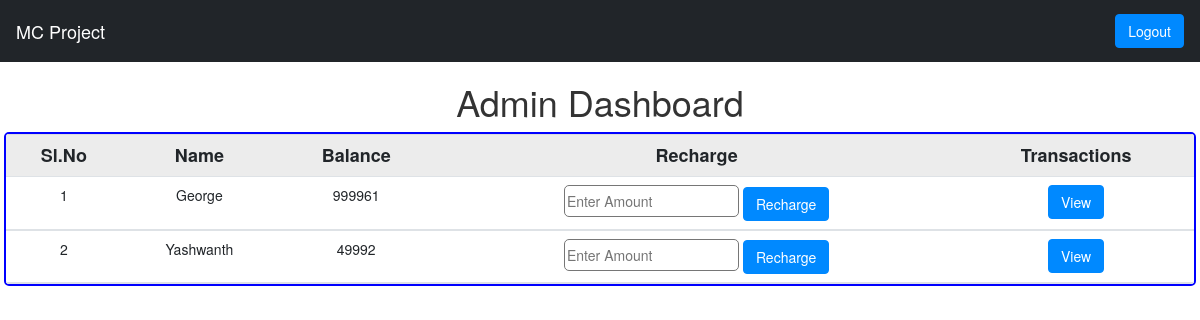
The app's page /dashboard/admindashboard.php (signed in) with its own data.
### tables this page shows
CREATE TABLE `customers` (
  `username` varchar(20) NOT NULL,
  `name` varchar(30) NOT NULL,
  `rfid` bigint(20) NOT NULL,
  `active` tinyint(1) DEFAULT NULL,
  `mail_id` varchar(30) DEFAULT NULL,
  `phone` int(11) DEFAULT NULL,
  `address` varchar(50) DEFAULT NULL,
  `city` varchar(20) DEFAULT NULL,
  `state` varchar(20) DEFAULT NULL,
  `pincode` int(11) DEFAULT NULL
);

### dashboard/admindashboard.php (the view, shortened to what this page needs)
<?php
function dis_tran($user){
include '../db.php';
  $sql="SELECT * FROM transactions WHERE username='$user' order by ID DESC";
  $result = $conn->query($sql);
      $sl=1;
}
?>
<!DOCTYPE html>
<html>
<head>
    <head>
    <link rel="stylesheet" href="admindashboard.css">
    <link href="https://cdn.jsdelivr.net/npm/bootstrap@5.1.2/dist/css/bootstrap.min.css" rel="stylesheet">
    <link rel="stylesheet" href="https://maxcdn.bootstrapcdn.com/bootstrap/3.4.1/css/bootstrap.min.css">
</head>
</head>
<body style="text-align:center;">
    <nav class="navbar navbar-expand-sm navbar-dark bg-dark">
        <div class="container-fluid">
            <a class="navbar-brand" href="javascript:void(0)">MC Project</a>
                <div class="d-flex" style="margin-left:auto;">
                    <a>
                        <form method="post">
                            <input type="submit" name="logout" class="btn btn-primary" style="width:auto;" value="Logout" />
                        </form>
                    </a>
                </div>
        </div>
    </nav>
<h1>Admin Dashboard</h1>
	<?php
    include '../db.php';
    $sql = "SELECT * FROM customers order by username";
    $result = $conn->query($sql);
	echo "
  <div id='outertb'>
  <table class='table table-striped'>
      <th>Sl.No</th>
      <th>Name</th>
      <th>Balance</th>
      <th>Recharge</th>
      <th>Transactions</th>
      ";
$sl=1;
    while($row = $result->fetch_assoc()){
        $user=$row["username"] ;
        $sql="select balance from balance where username='$user'";
        $res = $conn->query($sql);
        $row2=$res->fetch_assoc();
        $amount=$row2["balance"];
        echo '<tr>';
        echo "<td>" . $sl . "</td>";
        echo "<td>" . $row["name"] . "</td>";
        echo "<td>" . $amount . "</td>";
	echo "<td><form method='post' action='cal.php'>
	<input type='hidden' name='user' value=$user></input>
	 <input type='number' name='amount' placeholder='Enter Amount' required=1 style='
    border: 1px solid #767676;
    border-radius: 0.5rem;
    height: 32px;
'></input>
		<input type='submit'
				class='btn btn-primary' value='Recharge' />
	</form> </td> <td>
	<button class='btn btn-primary' data-toggle='collapse' href=#" . $user . " role='button'
            aria-expanded='false' aria-controls=".$user.">View</button>
	";
	echo "</td></tr>";
	echo "<tr><td colspan=5 id='innertd'> <div class='collapse multi-collapse' id=" . $user. "> ";
	dis_tran($user);
	echo "</div> </td> </tr>";
	$sl++;
    }
    echo "</table>"
	?>
</head>
</html>

### dashboard/admindashboard.css (style rules this page uses)
.btn.btn-primary { color: #fff; background-color: #0089ff; border-color: #0088ff; }
.navbar.navbar-expand-sm.navbar-dark.bg-dark { border-radius: 0px }
th { text-align:center !important; font-size:18px; }
#innertd { padding-top:0px; padding-bottom:0px; }
#outertb { margin: 4px; border: 2px solid blue; overflow: hidden; border-radius: 0.5rem; }
.table { margin-bottom:0px !important; }

### records on screen
customers: name "George", amount "999961"
customers: name "Yashwanth", amount "49992"
